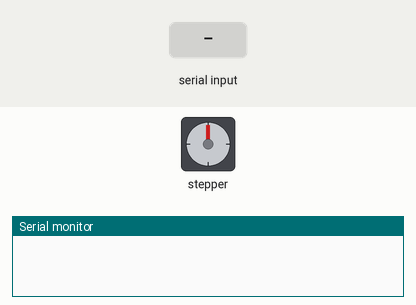
This sketch was run on a simulated Arduino Uno, built with avr-gcc and run on an emulated ATmega328P. Parts: stepper motor, the last lines printed to the serial monitor. Wiring (inferred from the names in the program): stepper motor (2048 steps per turn assumed): coils pin 12, pin 11, pin 10, pin 9. Inputs (shaded band) come from the test bench.

Above: at 1.2 s.
1.3 s: "m" received over Serial
At 1.46 s:
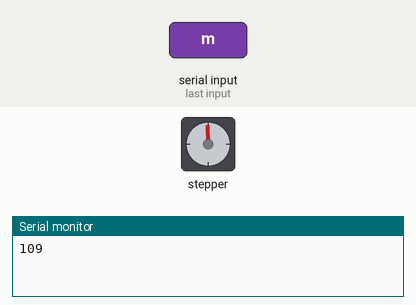
At 3.8 s:
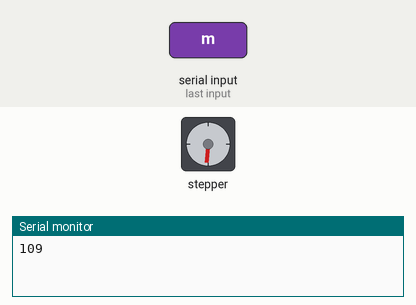
4.3 s: "m" received over Serial
At 6.9 s:
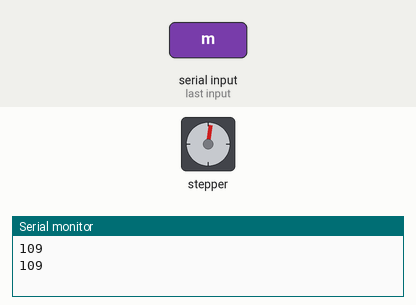
Timing chart, 0 to 8.4 s (numbered marks = the images above; inputs shaded):
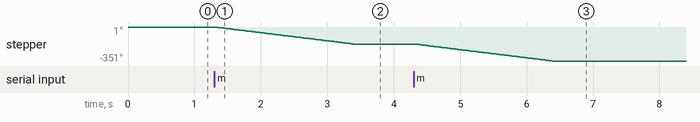

The sketch:

remote.ino
```cpp
#include "motor.h"
int leftIr = 8;
int rightIr = 13;

// left Stepper
#define IN11  12
#define IN12  11
#define IN13  10
#define IN14  9

// Right Stepper
#define IN21  6
#define IN22  5
#define IN23  4
#define IN24  3

int LStepperPins [4] =
{
  IN11, IN12, IN13, IN14
};

int RStepperPins [4] =
{
  IN21, IN22, IN23, IN24
};

// Define el paso actual de la secuencia
int lStep = 0;
int rStep = 0;

void setup()
{
  for (int i = 0; i < 4; i++)
  {
    pinMode(LStepperPins[i], OUTPUT);
    pinMode(RStepperPins[i], OUTPUT);
  }
  pinMode(leftIr, INPUT);
  pinMode(rightIr, INPUT);
  Serial.begin(9600);
}

void loop()
{
  // int leftVal = digitalRead(leftIr);
  // int rightVal = digitalRead(rightIr);
  // lStep = makeStep(LStepperPins, lStep, leftVal - 1);
  // rStep = makeStep(RStepperPins, rStep , rightVal + 1);
  // send data only when you receive data:
  if (Serial.available() > 0)
  {
    // read the incoming byte:
    byte byteRead = Serial.read();
    Serial.println(byteRead);
    switch (byteRead)
    {
      // D => 68 => frenar
      case 68:
        break;
      // U => 85 => avanzar
      case 85:
        // check array directions for number
        lStep = makeStep(LStepperPins, lStep, 0);
        rStep = makeStep(RStepperPins, rStep , 2);
        break;
      // L => 75 => girar a la izquierda
      case 75:
        // check array directions for number
        rStep = makeStep(RStepperPins, rStep , 2);
        persist("Z");
        break;
      // R => 82 => girar a la derecha
      case 82:
        // check array directions for number
        lStep = makeStep(LStepperPins, lStep, 0);
        persist("A");
        break;
      // M 77 => => verifyMotor1 (girar a la izq)
      case 77:
        for (int i = 0; i < 2000; i++)
        {
          rStep = makeStep(RStepperPins, rStep , 2);
          delay(1);
        }
        break;
      // m => 109 => verifyMotor2 (girar a la derecha)
      case 109:
        for (int i = 0; i < 2000; i++)
        {
          lStep = makeStep(LStepperPins, lStep, 0);
          delay(1);
        }
        break;
    }
  }
}

void persist(String character)
{
  // TODO show in android
  Serial.println(character);
}
```

motor.cpp
```cpp
#include "Arduino.h"
#include "motor.h"
int steps [8][4] =
{
  {1, 0, 0, 0},
  {1, 1, 0, 0},
  {0, 1, 0, 0},
  {0, 1, 1, 0},
  {0, 0, 1, 0},
  {0, 0, 1, 1},
  {0, 0, 0, 1},
  {1, 0, 0, 1}
};

int Directions [3] = { -1, 0, 1 };

int SetDirection(int currentStep, int stepperDirection)
{
  currentStep += Directions[stepperDirection];
  return (currentStep + 8) % 8;
}

int makeStep(int pins[4], int currentStep, int stepperDirection)
{
  currentStep = SetDirection(currentStep, stepperDirection);
  // don't write if we are stopped
  for (int i = 0; i < 4 && Directions[stepperDirection]; i++)
  {
    digitalWrite(pins[i], steps[currentStep][i]);
  }
  return currentStep;
}
```

motor.h
```cpp
#ifndef HMOTOR
#define HMOTOR

#include "Arduino.h"

int SetDirection(int currentStep, int stepperDirection);

int makeStep(int pins[4], int currentStep, int stepperDirection);

#endif
```

Measured:
- after the input at 1.3 s, stepper: turns 175° counter-clockwise in 2.1 s, starting at once
- after the input at 4.3 s, stepper: turns 176° counter-clockwise in 2.1 s, starting at once
